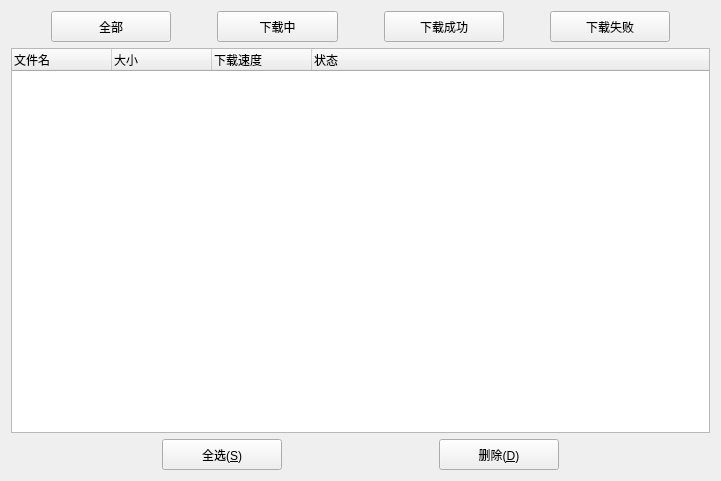
<?xml version="1.0" encoding="UTF-8"?>
<ui version="4.0">
 <class>frmDownloadContent</class>
 <widget class="QWidget" name="frmDownloadContent">
  <property name="geometry">
   <rect>
    <x>0</x>
    <y>0</y>
    <width>721</width>
    <height>481</height>
   </rect>
  </property>
  <property name="windowTitle">
   <string>Form</string>
  </property>
  <property name="styleSheet">
   <string notr="true"/>
  </property>
  <layout class="QVBoxLayout" name="verticalLayout">
   <item>
    <layout class="QHBoxLayout" name="horizontalLayout">
     <item>
      <spacer name="horizontalSpacer_3">
       <property name="orientation">
        <enum>Qt::Horizontal</enum>
       </property>
       <property name="sizeType">
        <enum>QSizePolicy::Minimum</enum>
       </property>
       <property name="sizeHint" stdset="0">
        <size>
         <width>40</width>
         <height>20</height>
        </size>
       </property>
      </spacer>
     </item>
     <item>
      <widget class="QPushButton" name="btnAll">
       <property name="minimumSize">
        <size>
         <width>101</width>
         <height>31</height>
        </size>
       </property>
       <property name="maximumSize">
        <size>
         <width>200</width>
         <height>31</height>
        </size>
       </property>
       <property name="text">
        <string>全部</string>
       </property>
      </widget>
     </item>
     <item>
      <spacer name="horizontalSpacer_9">
       <property name="orientation">
        <enum>Qt::Horizontal</enum>
       </property>
       <property name="sizeType">
        <enum>QSizePolicy::Minimum</enum>
       </property>
       <property name="sizeHint" stdset="0">
        <size>
         <width>40</width>
         <height>20</height>
        </size>
       </property>
      </spacer>
     </item>
     <item>
      <widget class="QPushButton" name="btnDownloading">
       <property name="minimumSize">
        <size>
         <width>101</width>
         <height>31</height>
        </size>
       </property>
       <property name="maximumSize">
        <size>
         <width>200</width>
         <height>31</height>
        </size>
       </property>
       <property name="text">
        <string>下载中</string>
       </property>
      </widget>
     </item>
     <item>
      <spacer name="horizontalSpacer_5">
       <property name="orientation">
        <enum>Qt::Horizontal</enum>
       </property>
       <property name="sizeType">
        <enum>QSizePolicy::Minimum</enum>
       </property>
       <property name="sizeHint" stdset="0">
        <size>
         <width>40</width>
         <height>20</height>
        </size>
       </property>
      </spacer>
     </item>
     <item>
      <widget class="QPushButton" name="btnSucceed">
       <property name="minimumSize">
        <size>
         <width>101</width>
         <height>31</height>
        </size>
       </property>
       <property name="maximumSize">
        <size>
         <width>200</width>
         <height>31</height>
        </size>
       </property>
       <property name="text">
        <string>下载成功</string>
       </property>
      </widget>
     </item>
     <item>
      <spacer name="horizontalSpacer_2">
       <property name="orientation">
        <enum>Qt::Horizontal</enum>
       </property>
       <property name="sizeType">
        <enum>QSizePolicy::Minimum</enum>
       </property>
       <property name="sizeHint" stdset="0">
        <size>
         <width>40</width>
         <height>20</height>
        </size>
       </property>
      </spacer>
     </item>
     <item>
      <widget class="QPushButton" name="btnFailed">
       <property name="minimumSize">
        <size>
         <width>101</width>
         <height>31</height>
        </size>
       </property>
       <property name="maximumSize">
        <size>
         <width>200</width>
         <height>31</height>
        </size>
       </property>
       <property name="text">
        <string>下载失败</string>
       </property>
      </widget>
     </item>
     <item>
      <spacer name="horizontalSpacer_4">
       <property name="orientation">
        <enum>Qt::Horizontal</enum>
       </property>
       <property name="sizeType">
        <enum>QSizePolicy::Minimum</enum>
       </property>
       <property name="sizeHint" stdset="0">
        <size>
         <width>40</width>
         <height>20</height>
        </size>
       </property>
      </spacer>
     </item>
    </layout>
   </item>
   <item>
    <widget class="QTreeWidget" name="treeWidget">
     <attribute name="headerVisible">
      <bool>true</bool>
     </attribute>
     <column>
      <property name="text">
       <string>文件名</string>
      </property>
     </column>
     <column>
      <property name="text">
       <string>大小</string>
      </property>
     </column>
     <column>
      <property name="text">
       <string>下载速度</string>
      </property>
     </column>
     <column>
      <property name="text">
       <string>状态</string>
      </property>
     </column>
    </widget>
   </item>
   <item>
    <layout class="QHBoxLayout" name="horizontalLayout_2">
     <item>
      <spacer name="horizontalSpacer_6">
       <property name="orientation">
        <enum>Qt::Horizontal</enum>
       </property>
       <property name="sizeType">
        <enum>QSizePolicy::Fixed</enum>
       </property>
       <property name="sizeHint" stdset="0">
        <size>
         <width>40</width>
         <height>20</height>
        </size>
       </property>
      </spacer>
     </item>
     <item>
      <widget class="QPushButton" name="btnSelect">
       <property name="minimumSize">
        <size>
         <width>101</width>
         <height>31</height>
        </size>
       </property>
       <property name="maximumSize">
        <size>
         <width>120</width>
         <height>31</height>
        </size>
       </property>
       <property name="styleSheet">
        <string notr="true">QPushButton[highlight=&quot;true&quot;]{
	color: white;
	background-color: rgb(0,103,192);
	border:1px solid rgb(20,115,197);
	border-bottom: 2px solid rgb(0,62,115);
}
QPushButton[highlight=&quot;true&quot;]:disabled{
	background-color: rgb(3, 41, 74);
}
QPushButton[highlight=&quot;true&quot;]:hover{
	color: white;
	background-color: rgb(25,117,197);
	border:1px solid rgb(43,128,202);
	border-bottom: 2px solid rgb(15,70,118);
}
QPushButton[highlight=&quot;true&quot;]:pressed{
	color: rgb(194,218,239);
	background-color: rgb(25,117,197);
	border: 0px ;
}</string>
       </property>
       <property name="text">
        <string>全选(&amp;S)</string>
       </property>
       <property name="checkable">
        <bool>true</bool>
       </property>
      </widget>
     </item>
     <item>
      <spacer name="horizontalSpacer">
       <property name="orientation">
        <enum>Qt::Horizontal</enum>
       </property>
       <property name="sizeType">
        <enum>QSizePolicy::Minimum</enum>
       </property>
       <property name="sizeHint" stdset="0">
        <size>
         <width>40</width>
         <height>20</height>
        </size>
       </property>
      </spacer>
     </item>
     <item>
      <widget class="QPushButton" name="btnClear">
       <property name="minimumSize">
        <size>
         <width>101</width>
         <height>31</height>
        </size>
       </property>
       <property name="maximumSize">
        <size>
         <width>120</width>
         <height>31</height>
        </size>
       </property>
       <property name="text">
        <string>删除(&amp;D)</string>
       </property>
      </widget>
     </item>
     <item>
      <spacer name="horizontalSpacer_8">
       <property name="orientation">
        <enum>Qt::Horizontal</enum>
       </property>
       <property name="sizeType">
        <enum>QSizePolicy::Fixed</enum>
       </property>
       <property name="sizeHint" stdset="0">
        <size>
         <width>40</width>
         <height>20</height>
        </size>
       </property>
      </spacer>
     </item>
    </layout>
   </item>
  </layout>
 </widget>
 <resources/>
 <connections/>
</ui>
